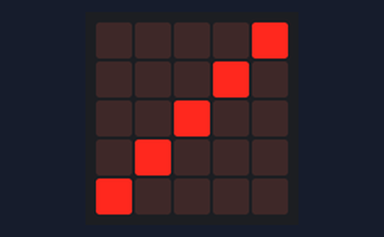
Simulated run of this program. Board: Calliope mini (MakeCode). Parts: the board's 5×5 LED display.

Above: at 0.2 s.
At 0.6 s:
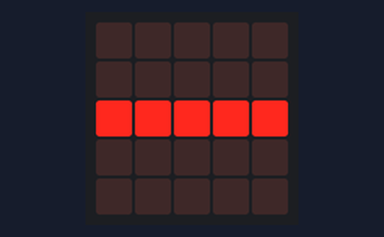
At 1.0 s:
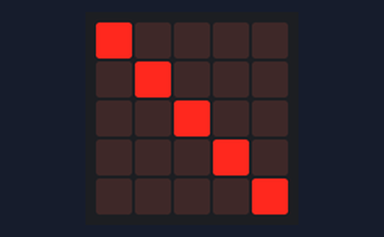
At 1.41 s:
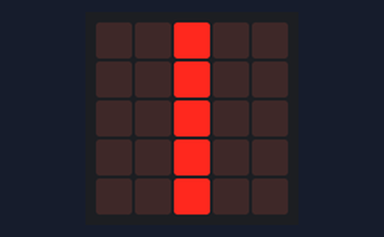

The program:

main.ts
```typescript
basic.forever(function () {
    basic.showLeds(`
        . . . . #
        . . . # .
        . . # . .
        . # . . .
        # . . . .
        `)
    basic.showLeds(`
        . . . . .
        . . . . .
        # # # # #
        . . . . .
        . . . . .
        `)
    basic.showLeds(`
        # . . . .
        . # . . .
        . . # . .
        . . . # .
        . . . . #
        `)
    basic.showLeds(`
        . . # . .
        . . # . .
        . . # . .
        . . # . .
        . . # . .
        `)
})
```

test.ts
```typescript
// Hier kann man Tests durchführen; diese Datei wird nicht kompiliert, wenn dieses Paket als Erweiterung verwendet wird.
```

Measured:
- by itself, everything shown: repeats every 1.6 s, in 4 steps
- what the display in image 1 shows lasts 0.4 s, from 0.4 s to 0.8 s
